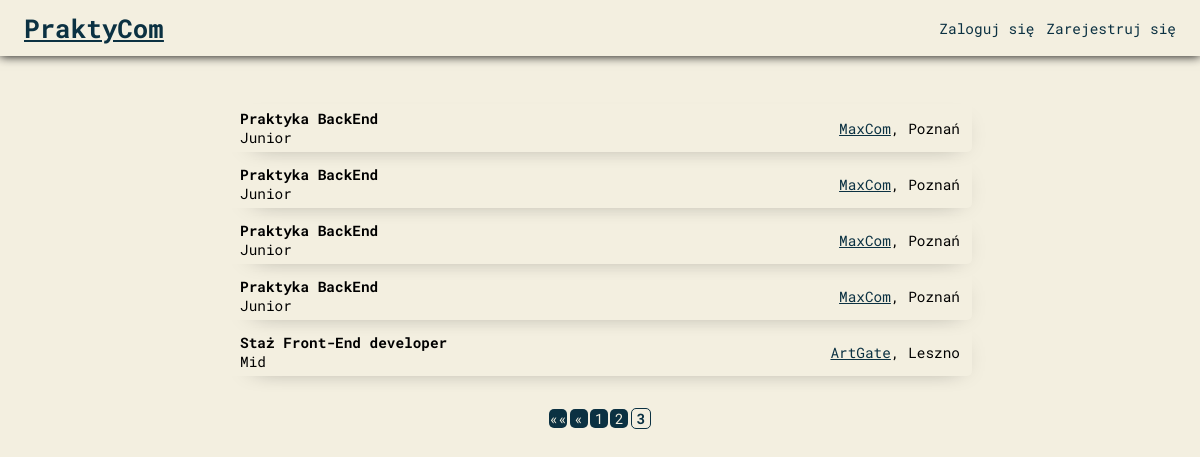
The app's page /index.php?strona=3 with its own data.
### tables this page shows
CREATE TABLE `oferty` (
  `id` int(255) NOT NULL,
  `tytul` varchar(50) NOT NULL,
  `opis` text NOT NULL,
  `poziom` varchar(25) NOT NULL,
  `id_pracodawcy` int(11) NOT NULL,
  `lokalizacja` varchar(30) NOT NULL
);

CREATE TABLE `pracodawcy` (
  `id` int(255) NOT NULL,
  `firma` varchar(50) NOT NULL,
  `email` varchar(50) NOT NULL,
  `haslo` varchar(255) NOT NULL
);

### index.php (the view, shortened to what this page needs)
<?php
include "connection.php";
$loginPage = 'login.php';
$signupPage = 'singup.php';
function generatePageLink($page, $label, $params = '', $class) {
    return "<a href='$page?$params' class='$class' >$label</a>";
}
?>
<!DOCTYPE html>
<html lang="pl">
<head>
    <link rel="stylesheet" href="style.css">
</head>
<body>
<header>
    <a href="index.php" id="logo">PraktyCom</a>
    <div id="opcje">
    <?php
    if (isset($_SESSION['user_id'])) {
        if (isset($_SESSION['user_imie']) && isset($_SESSION['user_nazwisko'])) {
            $userParams = $_SESSION['user_imie'] . '.' . $_SESSION['user_nazwisko'] . '.' . $_SESSION['user_id'];
            echo generatePageLink('panelPraktykanta.php', 'Konto', $userParams, '');
        } elseif (isset($_SESSION['user_firma'])) {
            $userParams = $_SESSION['user_firma'] . '.' . $_SESSION['user_id'];
            echo generatePageLink('panelPracodawcy.php', 'Konto', $userParams, '');
        }
        echo generatePageLink('logout.php', 'Wyloguj', '', '');
    } else {
        echo generatePageLink($loginPage, 'Zaloguj się', '', '');
        echo generatePageLink($signupPage, 'Zarejestruj się', '', '');
    }
    ?>
    </div>
</header>
<main>
    <div id="ogloszenia">
        <?php
        $ofertyNaStrone = 10;
        if (isset($_GET['strona'])) {
            $strona = $_GET['strona'];
        } else {
            $strona = 1;
        }
        $poczatek = ($strona - 1) * $ofertyNaStrone;
        $query = "SELECT oferty.id AS oferta_id, oferty.tytul AS tytul, oferty.lokalizacja AS lokalizacja, oferty.poziom AS poziom, pracodawcy.firma AS firma, pracodawcy.id AS id
                  FROM oferty
                  INNER JOIN pracodawcy ON oferty.id_pracodawcy = pracodawcy.id
                  ORDER BY oferty.id DESC
                  LIMIT $poczatek, $ofertyNaStrone";
        $result = mysqli_query($conn, $query);
        if ($result && mysqli_num_rows($result) > 0) {
            while ($row = mysqli_fetch_assoc($result)) {
                $id_ogloszenia = $row['oferta_id'];
                $tytul = $row['tytul'];
                $firma = $row['firma'];
                $firmaId = $row['id'];
                $lokalizacja = $row['lokalizacja'];
                $poziom = $row['poziom'];
                echo '<div class="ogloszenie" onclick="location.href=\'jobad.php?id=' . htmlspecialchars($id_ogloszenia) . '\'">';
                echo '<div class="tytulOferty">';
                echo '<p class="tytul">' . htmlspecialchars($tytul) . '</p>';
                echo '<p>' . htmlspecialchars($poziom) . '</p>';
                echo '</div>';
                echo '<div class="daneOferty">';
                echo '<a href="panelPracodawca.php?' . htmlspecialchars($firma) . '.' . htmlspecialchars($firmaId) . '">' . htmlspecialchars($firma) . '</a>';
                echo '<p>, ' . htmlspecialchars($lokalizacja) . '</p>';
                echo '</div>';
                echo '</div>';
            }
        } else {
            echo "Brak danych lub błąd zapytania.";
        }
        $query = "SELECT COUNT(id) AS ilosc_ofert FROM oferty";
        $result = mysqli_query($conn, $query);
        $row = mysqli_fetch_assoc($result);
        $ilosc_ofert = $row['ilosc_ofert'];
        $liczba_stron = ceil($ilosc_ofert / $ofertyNaStrone);
        echo "<div class='numery'>";
        if ($liczba_stron > 1) {
            if($strona > 1){
            echo generatePageLink('index.php', '&laquo;&laquo;', '', '');
            }
            if ($strona > 1) {
                $poprzednia = $strona - 1;
                echo generatePageLink('index.php', '&laquo;', "strona=$poprzednia", '');
            }
            for ($i = 1; $i <= $liczba_stron; $i++) {
                if ($i == $strona) {
                    echo generatePageLink('index.php', $i, "strona=$i", 'przyciskiStrony active');
                } else {
                    echo generatePageLink('index.php', $i, "strona=$i", 'przyciskiStrony');
                }
            }
        }
        echo "</div>";
        ?>
    </div>
</main>
</body>
</html>

### style.css (style rules this page uses)
* { padding: 0; margin: 0; font-family: "Roboto Mono", monospace; }
html { font-size: 1.8vh; background: #f3efe0; }
header { display: flex; align-items: center; justify-content: space-between; height: 7vh; width: 100vw; box-shadow: 0 0 10px 0; }
header #logo { font-size: 1.8rem; color: #0b3142; font-weight: 800; margin-left: 0; height: 4vh; margin-left: 2vw; display: flex; justify-content: center; align-items: center; }
header #opcje { display: flex; margin-right: 2vw; }
header #opcje a { color: #0b3142; text-decoration: unset; margin-left: 1vw; }
body { display: flex; align-items: center; flex-direction: column; }
main { margin: 5vh 0 0 0; min-height: 50vh; }
main a { color: #0b3142; }
main #ogloszenia .ogloszenie { cursor: pointer; box-shadow: black 7px 7px 25px -20px; border-radius: 5px; height: 6vh; width: 60vw; margin-top: 1vh; display: flex; justify-content: space-between; align-items: center; padding: 0 1vw 0 1vw; }
main #ogloszenia .ogloszenie .tytulOferty { display: flex; flex-direction: column; }
main #ogloszenia .ogloszenie .tytulOferty .tytul { font-weight: 800; }
main #ogloszenia .ogloszenie .daneOferty { display: flex; flex-direction: row; }
main #ogloszenia .ogloszenie .daneOferty a { color: #0b3142; }
main #ogloszenia .numery { display: flex; align-items: center; justify-content: center; margin: 3vh 0 0 0; }
main #ogloszenia .numery a { text-decoration: unset; background-color: #0b3142; color: #f3efe0; border-radius: 5px; display: flex; align-items: center; justify-content: center; width: 1.5vw; margin: 1vh 0.1vw 0.1vw; }
main #ogloszenia .numery .przyciskiStrony.active { font-weight: 900; background-color: #f3efe0; color: #0b3142; border: solid #0b3142 1px; }

### records on screen
oferty: tytul "Praktyka BackEnd", poziom "Junior", id_pracodawcy.firma "MaxCom", lokalizacja "Poznań"
oferty: tytul "Praktyka BackEnd", poziom "Junior", id_pracodawcy.firma "MaxCom", lokalizacja "Poznań"
oferty: tytul "Praktyka BackEnd", poziom "Junior", id_pracodawcy.firma "MaxCom", lokalizacja "Poznań"
oferty: tytul "Praktyka BackEnd", poziom "Junior", id_pracodawcy.firma "MaxCom", lokalizacja "Poznań"
oferty: tytul "Staż Front-End developer", poziom "Mid", id_pracodawcy.firma "ArtGate", lokalizacja "Leszno"

### other values on screen
$label "Zaloguj się Zarejestruj się «« «"
$label "1"
$label "2"
$label "3"
